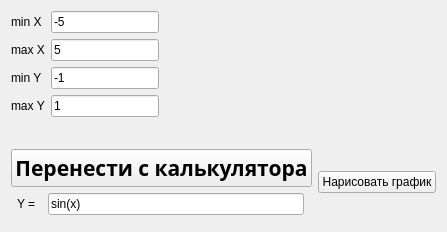
      <widget class="QWidget" name="tab_2">
       <attribute name="title">
        <string>График</string>
       </attribute>
       <layout class="QGridLayout" name="gridLayout_7">
        <item row="0" column="1">
         <widget class="QCustomPlot" name="widget_graph" native="true">
          <property name="sizePolicy">
           <sizepolicy hsizetype="Expanding" vsizetype="Expanding">
            <horstretch>0</horstretch>
            <verstretch>0</verstretch>
           </sizepolicy>
          </property>
         </widget>
        </item>
        <item row="2" column="0" colspan="2">
         <layout class="QGridLayout" name="gridLayout_5">
          <item row="0" column="1" rowspan="4">
           <widget class="QPushButton" name="button_draw_graph">
            <property name="text">
             <string>Нарисовать график</string>
            </property>
           </widget>
          </item>
          <item row="1" column="0">
           <widget class="QPushButton" name="button_funk_with_calc">
            <property name="sizePolicy">
             <sizepolicy hsizetype="Fixed" vsizetype="Fixed">
              <horstretch>0</horstretch>
              <verstretch>0</verstretch>
             </sizepolicy>
            </property>
            <property name="font">
             <font>
              <family>Rubik</family>
              <pointsize>16</pointsize>
              <weight>75</weight>
              <bold>true</bold>
             </font>
            </property>
            <property name="text">
             <string>Перенести с калькулятора</string>
            </property>
            <property name="iconSize">
             <size>
              <width>16</width>
              <height>16</height>
             </size>
            </property>
           </widget>
          </item>
          <item row="2" column="0">
           <layout class="QGridLayout" name="gridLayout_4">
            <item row="0" column="1">
             <widget class="QLineEdit" name="line_input_graph">
              <property name="maximumSize">
               <size>
                <width>256</width>
                <height>256</height>
               </size>
              </property>
              <property name="text">
               <string>sin(x)</string>
              </property>
              <property name="alignment">
               <set>Qt::AlignLeading|Qt::AlignLeft|Qt::AlignVCenter</set>
              </property>
             </widget>
            </item>
            <item row="0" column="0">
             <widget class="QLabel" name="label_6">
              <property name="sizePolicy">
               <sizepolicy hsizetype="Fixed" vsizetype="Fixed">
                <horstretch>0</horstretch>
                <verstretch>0</verstretch>
               </sizepolicy>
              </property>
              <property name="text">
               <string>Y =</string>
              </property>
             </widget>
            </item>
           </layout>
          </item>
         </layout>
        </item>
        <item row="0" column="0">
         <layout class="QGridLayout" name="gridLayout_6">
          <item row="0" column="0">
           <layout class="QGridLayout" name="gridLayout">
            <item row="3" column="0">
             <widget class="QLabel" name="label_5">
              <property name="text">
               <string>max Y</string>
              </property>
             </widget>
            </item>
            <item row="1" column="1">
             <widget class="QLineEdit" name="line_max_x">
              <property name="sizePolicy">
               <sizepolicy hsizetype="Fixed" vsizetype="Fixed">
                <horstretch>0</horstretch>
                <verstretch>0</verstretch>
               </sizepolicy>
              </property>
              <property name="text">
               <string>5</string>
              </property>
             </widget>
            </item>
            <item row="2" column="1">
             <widget class="QLineEdit" name="line_min_y">
              <property name="sizePolicy">
               <sizepolicy hsizetype="Fixed" vsizetype="Fixed">
                <horstretch>0</horstretch>
                <verstretch>0</verstretch>
               </sizepolicy>
              </property>
              <property name="text">
               <string>-1</string>
              </property>
             </widget>
            </item>
            <item row="1" column="0">
             <widget class="QLabel" name="label_3">
              <property name="text">
               <string>max X</string>
              </property>
             </widget>
            </item>
            <item row="0" column="0">
             <widget class="QLabel" name="label_2">
              <property name="text">
               <string>min X</string>
              </property>
             </widget>
            </item>
            <item row="3" column="1">
             <widget class="QLineEdit" name="line_max_y">
              <property name="sizePolicy">
               <sizepolicy hsizetype="Fixed" vsizetype="Fixed">
                <horstretch>0</horstretch>
                <verstretch>0</verstretch>
               </sizepolicy>
              </property>
              <property name="text">
               <string>1</string>
              </property>
             </widget>
            </item>
            <item row="0" column="1">
             <widget class="QLineEdit" name="line_min_x">
              <property name="sizePolicy">
               <sizepolicy hsizetype="Fixed" vsizetype="Fixed">
                <horstretch>0</horstretch>
                <verstretch>0</verstretch>
               </sizepolicy>
              </property>
              <property name="text">
               <string>-5</string>
              </property>
             </widget>
            </item>
            <item row="2" column="0">
             <widget class="QLabel" name="label_4">
              <property name="text">
               <string>min Y</string>
              </property>
             </widget>
            </item>
           </layout>
          </item>
         </layout>
        </item>
        <item row="1" column="0">
         <widget class="QLabel" name="label_check_correct">
          <property name="text">
           <string/>
          </property>
         </widget>
        </item>
       </layout>
      </widget>
